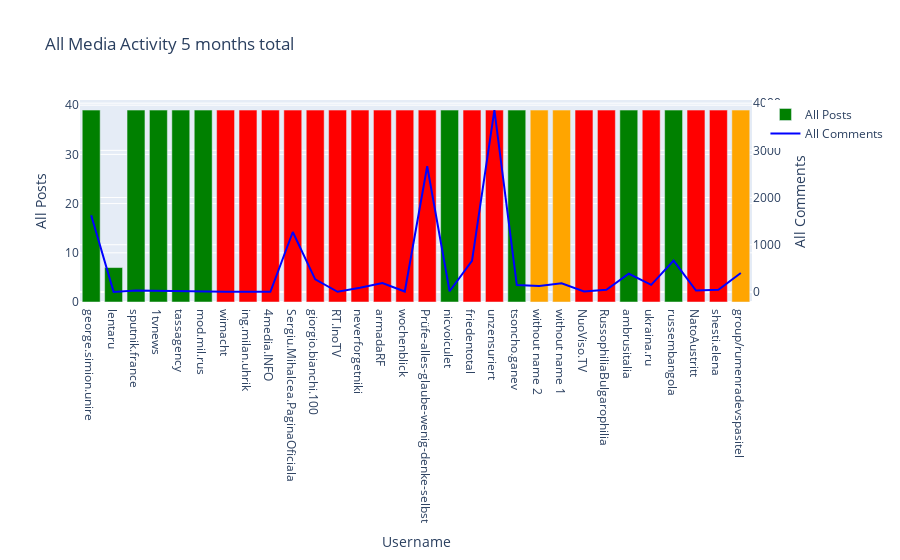

Here is the notebook cell this chart was saved with:
### Markdown cell above
## -> 3. Chart "Media activity" total 5 month

### Code cell
Media_activity_total_5Months(Aks_groupbyPosts)

### Figure 1 — Plotly figure (JSON) as saved in the notebook; plotly's stock layout.template omitted (floating-point values rounded to 4 significant figures)
{"data": [{"marker": {"color": ["green", "green", "green", "green", "green", "green", "red", "red", "red", "red", "red", "red", "red", "red", "red", "red", "green", "red", "red", "green", "orange", "orange", "red", "red", "green", "red", "green", "red", "red", "orange"]}, "name": "All Posts", "type": "bar", "x": ["george.simion.unire", "lentaru", "sputnik.france", "1tvnews", "tassagency", "mod.mil.rus", "wimacht", "ing.milan.uhrik", "4media.INFO", "Sergiu.Mihalcea.PaginaOficiala", "giorgio.bianchi.100", "RT.InoTV", "neverforgetniki", "armadaRF", "wochenblick", "Prüfe-alles-glaube-wenig-denke-selbst", "nicvoiculet", "friedentotal", "unzensuriert", "tsoncho.ganev", "without name 2", "without name 1", "NuoViso.TV", "RussophiliaBulgarophilia", "ambrusitalia", "ukraina.ru", "russembangola", "NatoAustritt", "shesti.elena", "group/rumenradevspasitel"], "y": [39, 7, 39, 39, 39, 39, 39, 39, 39, 39, 39, 39, 39, 39, 39, 39, 39, 39, 39, 39, 39, 39, 39, 39, 39, 39, 39, 39, 39, 39]}, {"line": {"color": "blue"}, "name": "All Comments", "type": "scatter", "x": ["george.simion.unire", "lentaru", "sputnik.france", "1tvnews", "tassagency", "mod.mil.rus", "wimacht", "ing.milan.uhrik", "4media.INFO", "Sergiu.Mihalcea.PaginaOficiala", "giorgio.bianchi.100", "RT.InoTV", "neverforgetniki", "armadaRF", "wochenblick", "Prüfe-alles-glaube-wenig-denke-selbst", "nicvoiculet", "friedentotal", "unzensuriert", "tsoncho.ganev", "without name 2", "without name 1", "NuoViso.TV", "RussophiliaBulgarophilia", "ambrusitalia", "ukraina.ru", "russembangola", "NatoAustritt", "shesti.elena", "group/rumenradevspasitel"], "y": [1623, 0, 30, 20, 18, 6, 5, 4, 1, 1269, 266, 3, 87, 189, 8, 2663, 14, 656, 3853, 145, 124, 182, 11, 44, 384, 150, 662, 30, 46, 400], "yaxis": "y2"}], "layout": {"title": {"text": "All Media Activity 5 months total"}, "xaxis": {"title": {"text": "Username"}}, "yaxis": {"title": {"text": "All Posts"}}, "yaxis2": {"overlaying": "y", "side": "right", "title": {"text": "All Comments"}}}}
